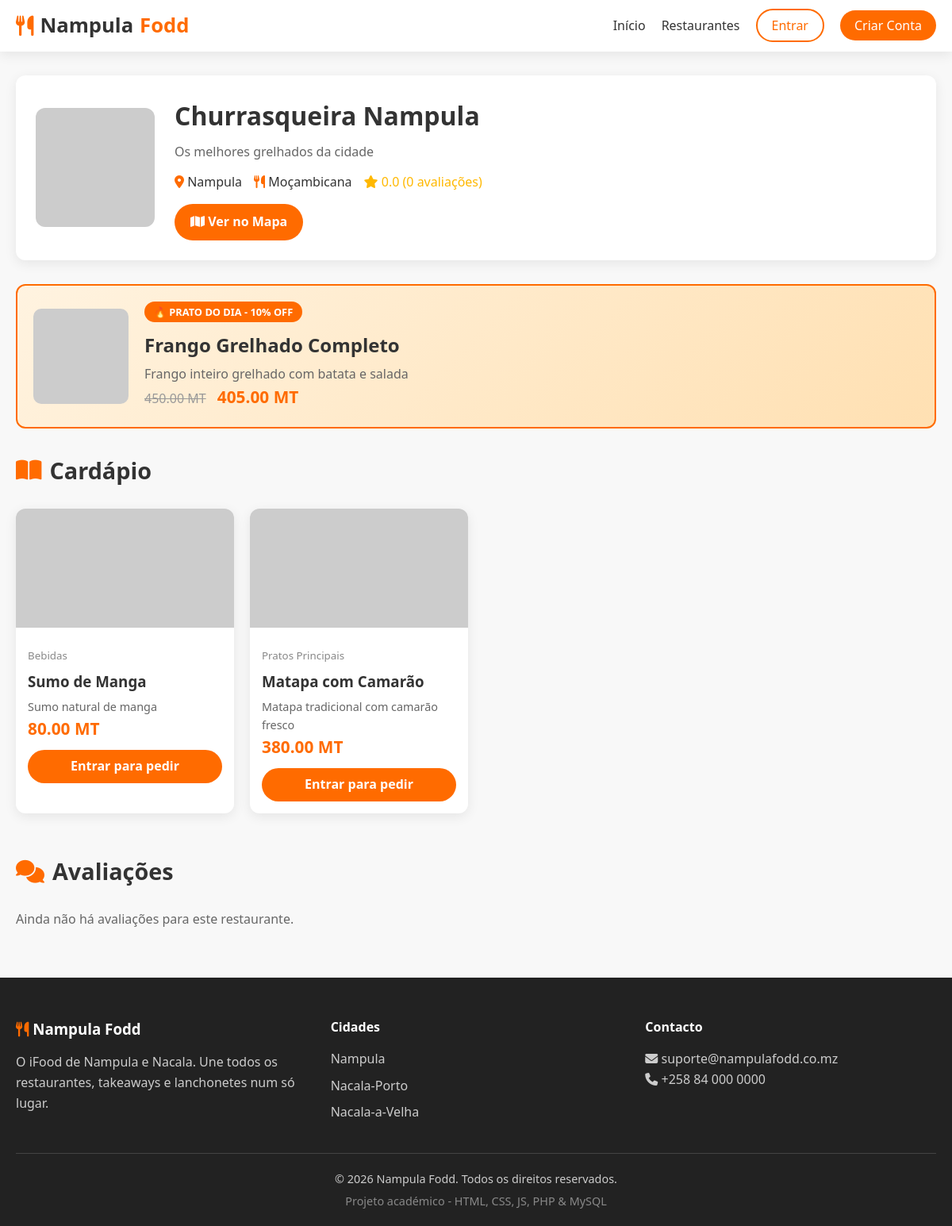
The app's page /restaurante.php?id=1 with its own data.
### tables this page shows
CREATE TABLE restaurantes (
    id INT AUTO_INCREMENT PRIMARY KEY,
    usuario_id INT NOT NULL,                
    nome VARCHAR(150) NOT NULL,
    descricao TEXT,
    cidade ENUM('Nampula', 'Nacala-Porto', 'Nacala-a-Velha') NOT NULL,
    tipo_comida VARCHAR(100),               
    endereco VARCHAR(255),
    latitude DECIMAL(10,8),
    longitude DECIMAL(11,8),
    foto VARCHAR(255) DEFAULT 'default-rest.jpg',
    aberto TINYINT(1) DEFAULT 1,            
    saldo_a_receber DECIMAL(10,2) DEFAULT 0.00,
    criado_em TIMESTAMP DEFAULT CURRENT_TIMESTAMP,
    FOREIGN KEY (usuario_id) REFERENCES usuarios(id) ON DELETE CASCADE
);

CREATE TABLE produtos (
    id INT AUTO_INCREMENT PRIMARY KEY,
    restaurante_id INT NOT NULL,
    nome VARCHAR(150) NOT NULL,
    descricao TEXT,
    preco DECIMAL(10,2) NOT NULL,
    categoria VARCHAR(80) DEFAULT 'Geral',  
    foto VARCHAR(255) DEFAULT 'default-prato.jpg',
    prato_do_dia TINYINT(1) DEFAULT 0,      
    desconto_prato_dia DECIMAL(5,2) DEFAULT 0.00,  
    ativo TINYINT(1) DEFAULT 1,
    criado_em TIMESTAMP DEFAULT CURRENT_TIMESTAMP,
    FOREIGN KEY (restaurante_id) REFERENCES restaurantes(id) ON DELETE CASCADE
);

### includes/auth.php (called while the page is built, shortened)
<?php
require_once __DIR__ . '/../config/database.php';
function estaLogado() {
    return isset($_SESSION['usuario_id']);
}
function utilizadorAtual() {
    global $pdo;
    if (!estaLogado()) return null;
    $stmt = $pdo->prepare("SELECT * FROM usuarios WHERE id = ?");
    $stmt->execute([$_SESSION['usuario_id']]);
    return $stmt->fetch();
}
?>

### restaurante.php (the view, shortened to what this page needs)
<?php
require_once 'config/database.php';
require_once 'includes/auth.php';
$id = (int)($_GET['id'] ?? 0);
$stmt = $pdo->prepare("SELECT r.*,
    COALESCE(AVG(c.nota), 0) as media_estrelas,
    COUNT(c.id) as total_comentarios
    FROM restaurantes r
    LEFT JOIN comentarios c ON c.restaurante_id = r.id
    WHERE r.id = ?
    GROUP BY r.id");
$stmt->execute([$id]);
$rest = $stmt->fetch();
require_once 'includes/header.php';
$stmt = $pdo->prepare("SELECT * FROM produtos WHERE restaurante_id = ? AND ativo = 1 ORDER BY prato_do_dia DESC, categoria, nome");
$stmt->execute([$id]);
$produtos = $stmt->fetchAll();
$pratoDia = null;
$outros = [];
foreach ($produtos as $p) {
    if ($p['prato_do_dia']) {
        $pratoDia = $p;
    } else {
        $outros[] = $p;
    }
}
$stmt = $pdo->prepare("SELECT c.*, u.nome as cliente_nome
    FROM comentarios c
    JOIN usuarios u ON u.id = c.cliente_id
    WHERE c.restaurante_id = ?
    ORDER BY c.criado_em DESC LIMIT 10");
$stmt->execute([$id]);
$comentarios = $stmt->fetchAll();
?>
<div class="container" style="padding-top:30px;">
    <div style="background:white;border-radius:12px;padding:25px;box-shadow:var(--sombra);margin-bottom:30px;">
        <div style="display:flex;flex-wrap:wrap;gap:25px;align-items:center;">
            <img src="uploads/<?= htmlspecialchars($rest['foto'] ?: 'default-rest.jpg') ?>"
                 alt="<?= htmlspecialchars($rest['nome']) ?>"
                 style="width:150px;height:150px;object-fit:cover;border-radius:12px;"
                 onerror="this.src='https://via.placeholder.com/150?text=Rest'">
            <div style="flex:1;">
                <h1 style="margin-bottom:8px;"><?= htmlspecialchars($rest['nome']) ?></h1>
                <p style="color:#666;margin-bottom:12px;"><?= htmlspecialchars($rest['descricao']) ?></p>
                <div style="display:flex;flex-wrap:wrap;gap:15px;margin-bottom:15px;">
                    <span><i class="fas fa-map-marker-alt" style="color:var(--laranja)"></i> <?= htmlspecialchars($rest['cidade']) ?></span>
                    <span><i class="fas fa-utensils" style="color:var(--laranja)"></i> <?= htmlspecialchars($rest['tipo_comida']) ?></span>
                    <span class="estrelas">
                        <i class="fas fa-star"></i> <?= number_format($rest['media_estrelas'], 1) ?>
                        (<?= $rest['total_comentarios'] ?> avaliações)
                    </span>
                    <span class="badge-status <?= $rest['aberto'] ? 'badge-aberto' : 'badge-fechado' ?>">
                    </span>
                </div>
                <?php if ($rest['latitude'] && $rest['longitude']): ?>
                    <a href="https://www.google.com/maps?q=<?= $rest['latitude'] ?>,<?= $rest['longitude'] ?>"
                       target="_blank" class="btn-ver" style="display:inline-block;width:auto;padding:10px 20px;">
                        <i class="fas fa-map"></i> Ver no Mapa
                    </a>
                <?php endif; ?>
            </div>
        </div>
    </div>
    <?php if ($pratoDia):
        $precoFinal = $pratoDia['preco'] * (1 - $pratoDia['desconto_prato_dia']/100);
    ?>
        <div class="prato-do-dia">
            <img src="uploads/<?= htmlspecialchars($pratoDia['foto'] ?: 'default-prato.jpg') ?>"
                 alt="<?= htmlspecialchars($pratoDia['nome']) ?>"
                 onerror="this.src='https://via.placeholder.com/120?text=Prato'">
            <div>
                <span class="badge-dia">🔥 PRATO DO DIA - <?= number_format($pratoDia['desconto_prato_dia'], 0) ?>% OFF</span>
                <h2 style="margin:10px 0 5px;"><?= htmlspecialchars($pratoDia['nome']) ?></h2>
                <p style="color:#666;"><?= htmlspecialchars($pratoDia['descricao']) ?></p>
                <p>
                    <span style="text-decoration:line-through;color:#999;"><?= number_format($pratoDia['preco'], 2) ?> MT</span>
                    <span class="preco" style="margin-left:10px;"><?= number_format($precoFinal, 2) ?> MT</span>
                </p>
            </div>
        </div>
    <?php endif; ?>
    <h2 class="secao-titulo"><i class="fas fa-book-open"></i> Cardápio</h2>
    <?php if (empty($outros) && !$pratoDia): ?>
        <p>Este restaurante ainda não tem produtos no cardápio.</p>
    <?php else: ?>
        <div class="produtos-grid">
            <?php foreach ($outros as $p): ?>
                <div class="card-produto">
                    <img src="uploads/<?= htmlspecialchars($p['foto'] ?: 'default-prato.jpg') ?>"
                         alt="<?= htmlspecialchars($p['nome']) ?>"
                         onerror="this.src='https://via.placeholder.com/250x150?text=Prato'">
                    <div class="info">
                        <small style="color:#888;"><?= htmlspecialchars($p['categoria']) ?></small>
                        <h3 style="margin:5px 0;"><?= htmlspecialchars($p['nome']) ?></h3>
                        <p style="font-size:0.9rem;color:#666;"><?= htmlspecialchars($p['descricao']) ?></p>
                        <p class="preco"><?= number_format($p['preco'], 2) ?> MT</p>
                        <?php if (estaLogado() && temPermissao('cliente') && $rest['aberto']): ?>
                            <button class="btn-add btn-add-carrinho" data-id="<?= $p['id'] ?>">
                                <i class="fas fa-plus"></i> Adicionar
                            </button>
                        <?php elseif (!$rest['aberto']): ?>
                            <button class="btn-add" disabled style="background:#ccc;">Fechado</button>
                        <?php else: ?>
                            <a href="login.php" class="btn-add" style="display:block;text-align:center;text-decoration:none;">
                                Entrar para pedir
                            </a>
                        <?php endif; ?>
                    </div>
                </div>
            <?php endforeach; ?>
        </div>
    <?php endif; ?>
    <h2 class="secao-titulo" style="margin-top:50px;"><i class="fas fa-comments"></i> Avaliações</h2>
    <?php if (empty($comentarios)): ?>
        <p style="color:#666;">Ainda não há avaliações para este restaurante.</p>
    <?php endif; ?>
</div>
<?php require_once 'includes/footer.php'; ?>

### includes/header.php (shortened to what this page needs)
<?php
require_once __DIR__ . '/auth.php';
$user = utilizadorAtual();
?>
<!DOCTYPE html>
<html lang="pt">
<head>
    <link rel="stylesheet" href="/nampula-fodd/css/style.css">
    <link rel="stylesheet" href="https://cdnjs.cloudflare.com/ajax/libs/font-awesome/6.5.0/css/all.min.css">
</head>
<body>
    <nav class="navbar">
        <div class="container nav-content">
            <a href="/nampula-fodd/index.php" class="logo">
                <i class="fas fa-utensils"></i> Nampula <span>Fodd</span>
            </a>
            <ul class="nav-links" id="navLinks">
                <li><a href="/nampula-fodd/index.php">Início</a></li>
                <li><a href="/nampula-fodd/restaurantes.php">Restaurantes</a></li>
                <?php if ($user): ?>
                    <?php if ($user['tipo'] === 'cliente'): ?>
                        <li><a href="/nampula-fodd/cliente/carrinho.php"><i class="fas fa-shopping-cart"></i> Carrinho</a></li>
                        <li><a href="/nampula-fodd/cliente/carteira.php"><i class="fas fa-wallet"></i> Carteira</a></li>
                        <li><a href="/nampula-fodd/cliente/pedidos.php">Meus Pedidos</a></li>
                    <?php elseif ($user['tipo'] === 'restaurante'): ?>
                        <li><a href="/nampula-fodd/restaurante/dashboard.php">Dashboard</a></li>
                    <?php elseif ($user['tipo'] === 'admin'): ?>
                        <li><a href="/nampula-fodd/admin/dashboard.php">Admin</a></li>
                    <?php endif; ?>
                    <li class="user-menu">
                        <span>Olá, <?php echo htmlspecialchars($user['nome']); ?></span>
                        <a href="/nampula-fodd/logout.php" class="btn-sair">Sair</a>
                    </li>
                <?php else: ?>
                    <li><a href="/nampula-fodd/login.php" class="btn-login">Entrar</a></li>
                    <li><a href="/nampula-fodd/registo.php" class="btn-registo">Criar Conta</a></li>
                <?php endif; ?>
            </ul>
        </div>
    </nav>
    <main>

### includes/footer.php (shortened to what this page needs)
</main>
<footer class="footer">
    <div class="container">
        <div class="footer-grid">
            <div class="footer-col">
                <h3><i class="fas fa-utensils"></i> Nampula Fodd</h3>
                <p>O iFood de Nampula e Nacala. Une todos os restaurantes, takeaways e lanchonetes num só lugar.</p>
            </div>
            <div class="footer-col">
                <h4>Cidades</h4>
                <ul>
                    <li>Nampula</li>
                    <li>Nacala-Porto</li>
                    <li>Nacala-a-Velha</li>
                </ul>
            </div>
            <div class="footer-col">
                <h4>Contacto</h4>
                <p><i class="fas fa-envelope"></i> suporte@nampulafodd.co.mz</p>
                <p><i class="fas fa-phone"></i> +258 84 000 0000</p>
            </div>
        </div>
        <div class="footer-bottom">
            <p>&copy; <?php echo date('Y'); ?> Nampula Fodd. Todos os direitos reservados.</p>
            <p class="small">Projeto académico - HTML, CSS, JS, PHP & MySQL</p>
        </div>
    </div>
</footer>
</body>
</html>

### css/style.css (style rules this page uses)
:root { --laranja: #FF6B00; --laranja-escuro: #E05A00; --laranja-claro: #FF8C33; --branco: #FFFFFF; --cinza-claro: #F8F8F8; --cinza: #EEEEEE; --texto: #333333; --texto-claro: #666666; --sucesso: #28a745; --erro: #dc3545; --sombra: 0 4px 15px rgba(0,0,0,0.08); --sombra-hover: 0 8px 25px rgba(255,107,0,0.15); --radius: 12px; --transicao: all 0.3s ease; }
* { margin: 0; padding: 0; box-sizing: border-box; }
body { font-family: 'Segoe UI', system-ui, -apple-system, sans-serif; background: var(--cinza-claro); color: var(--texto); line-height: 1.6; min-height: 100vh; }
.container { width: 100%; max-width: 1200px; margin: 0 auto; padding: 0 20px; }
.navbar { background: var(--branco); box-shadow: var(--sombra); position: sticky; top: 0; z-index: 1000; padding: 12px 0; }
.nav-content { display: flex; align-items: center; justify-content: space-between; }
.logo { font-size: 1.6rem; font-weight: 700; color: var(--texto); text-decoration: none; display: flex; align-items: center; gap: 8px; }
.logo i { color: var(--laranja); }
.logo span { color: var(--laranja); }
.nav-links { display: flex; align-items: center; gap: 20px; list-style: none; }
.nav-links a { text-decoration: none; color: var(--texto); font-weight: 500; transition: var(--transicao); }
.btn-login, .btn-registo, .btn-sair { padding: 8px 18px; border-radius: 50px; font-weight: 600; }
.btn-login { background: transparent; border: 2px solid var(--laranja); color: var(--laranja) !important; }
.btn-registo, .btn-sair { background: var(--laranja); color: var(--branco) !important; }
.secao-titulo { font-size: 1.8rem; margin-bottom: 25px; display: flex; align-items: center; gap: 10px; }
.secao-titulo i { color: var(--laranja); }
.badge-status { position: absolute; top: 12px; right: 12px; padding: 5px 12px; border-radius: 50px; font-size: 0.8rem; font-weight: 600; color: white; }
.badge-aberto { background: var(--sucesso); }
.estrelas { color: #FFB800; }
.btn-ver { display: inline-block; background: var(--laranja); color: white; padding: 10px 20px; border-radius: 50px; text-decoration: none; font-weight: 600; transition: var(--transicao); width: 100%; text-align: center; }
.prato-do-dia { background: linear-gradient(135deg, #FFF3E0, #FFE0B2); border: 2px solid var(--laranja); border-radius: var(--radius); padding: 20px; margin-bottom: 30px; display: flex; gap: 20px; align-items: center; animation: pulse 2s infinite; }
.prato-do-dia img { width: 120px; height: 120px; object-fit: cover; border-radius: 10px; }
.badge-dia { background: var(--laranja); color: white; padding: 4px 12px; border-radius: 50px; font-size: 0.8rem; font-weight: 600; }
.produtos-grid { display: grid; grid-template-columns: repeat(auto-fill, minmax(250px, 1fr)); gap: 20px; }
.card-produto { background: white; border-radius: var(--radius); overflow: hidden; box-shadow: var(--sombra); transition: var(--transicao); }
.card-produto img { width: 100%; height: 150px; object-fit: cover; }
.card-produto .info { padding: 15px; }
.preco { font-size: 1.3rem; font-weight: 700; color: var(--laranja); }
.btn-add { background: var(--laranja); color: white; border: none; padding: 8px 16px; border-radius: 50px; cursor: pointer; font-weight: 600; width: 100%; margin-top: 10px; transition: var(--transicao); }
.footer { background: #222; color: #ccc; padding: 50px 0 20px; margin-top: 60px; }
.footer-grid { display: grid; grid-template-columns: repeat(auto-fit, minmax(200px, 1fr)); gap: 30px; margin-bottom: 30px; }
.footer h3, .footer h4 { color: white; margin-bottom: 15px; }
.footer h3 i { color: var(--laranja); }
.footer ul { list-style: none; }
.footer ul li { margin-bottom: 8px; }
.footer-bottom { border-top: 1px solid #444; padding-top: 20px; text-align: center; font-size: 0.9rem; }
.footer-bottom .small { opacity: 0.6; margin-top: 5px; }

### records on screen
restaurantes: nome "Churrasqueira Nampula", descricao "Os melhores grelhados da cidade", cidade "Nampula", tipo_comida "Moçambicana"
produtos: desconto_prato_dia "10", nome "Frango Grelhado Completo", descricao "Frango inteiro grelhado com batata e salada", preco "450.00", precoFinal "405.00"
produtos: categoria "Bebidas", nome "Sumo de Manga", descricao "Sumo natural de manga", preco "80.00"
produtos: categoria "Pratos Principais", nome "Matapa com Camarão", descricao "Matapa tradicional com camarão fresco", preco "380.00"

### other values on screen
$rest['media_estrelas'] "0.0"
$rest['total_comentarios'] "0"
